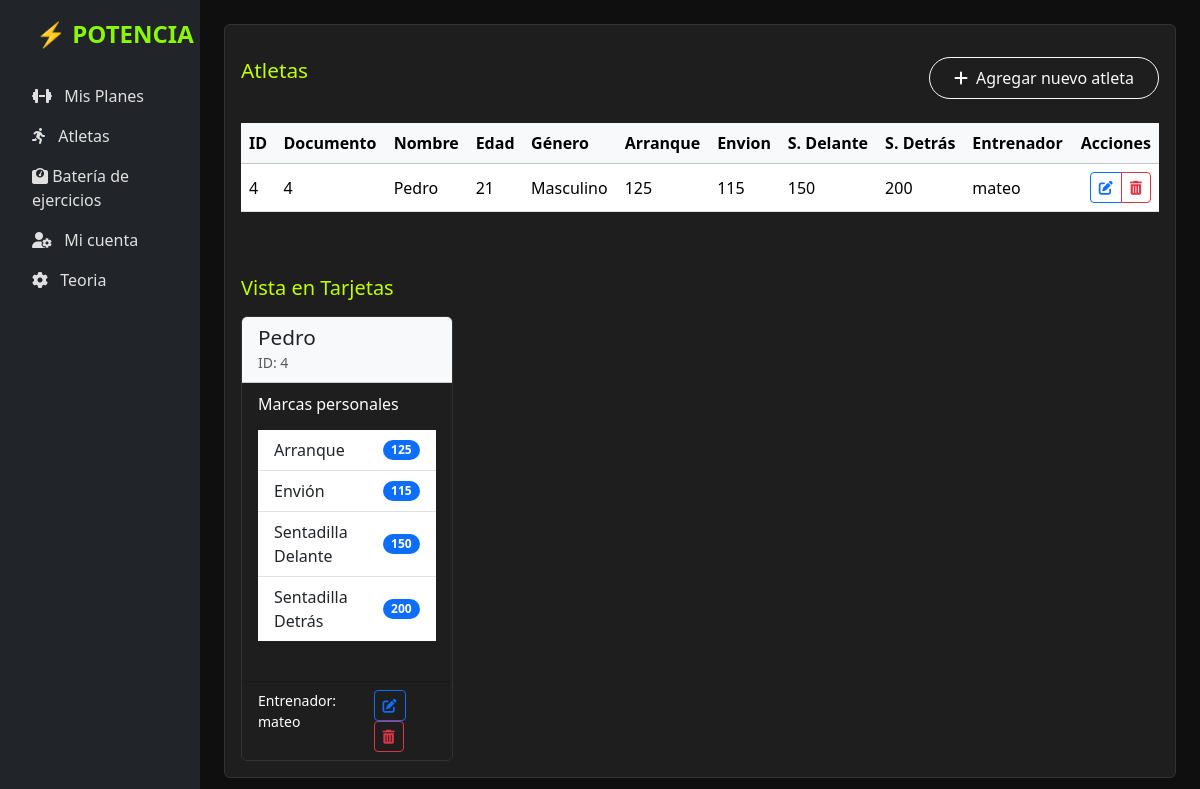
The app's page /atletas/ (signed in) with its own data.
### potencia/models.py (models this page shows, shortened)
class Atletas(models.Model):
    id = models.AutoField(primary_key=True)
    documento = models.CharField(unique=True, max_length=100)
    nombre = models.CharField(max_length=100)
    edad = models.PositiveSmallIntegerField()
    generos_lista = [("Masculino", "Masculino"), ("Femenino", "Femenino")]
    genero = models.CharField(max_length=10, choices=generos_lista)
    arranque = models.CharField(max_length=3)
    envion = models.CharField(max_length=3)
    sentadilla_delante = models.CharField(max_length=3)
    sentadilla_detras = models.CharField(max_length=3)
    entrenador = models.ForeignKey(
        Entrenadores,
        on_delete=models.SET_NULL,
        null=True,
        blank=True,
        related_name='atletas'
    )

class Entrenadores(models.Model):
    user = models.OneToOneField(User, on_delete=models.CASCADE)
    nombre = models.CharField(max_length=101)
    edad = models.PositiveSmallIntegerField()
    generos_lista = [("Masculino", "Masculino"), ("Femenino", "Femenino")]
    genero = models.CharField(max_length=10, choices=generos_lista)
    def __str__(self):
        return self.nombre

### potencia/views.py (the view)
# urls.py: path('atletas/', views.atletas, name='atletas'),
@login_required
def atletas(request):
    entrenador = request.user.entrenadores
    atletas = entrenador.atletas.all()
    form = AtletaForm(request.POST or None)
    if request.method == 'POST' and form.is_valid():
        form.save()
        return redirect('atletas')
    return render(request, 'atletas.html', {
        'atletas': atletas,
        'form': form,
        'editing': False
    })

### potencia/templates/atletas.html (shortened to what this page needs)
{% extends "base.html" %}
{% block contenido %}
<div class="card">
    <div class="card-body">
        <div class="d-flex justify-content-between align-items-center mb-4">
            <h4 class="card-title mb-0 label-color-fff">Atletas</h4>
            <div class="mt-3">
                <button type="button" class="btn btn-outline-light rounded-pill px-4 py-2" data-bs-toggle="modal"
                    data-bs-target="#datosAtletaModal">
                    <i class="fas fa-plus me-2"></i>Agregar nuevo atleta
                </button>
            </div>
        </div>
        <div class="table-responsive">
            <table class="table table-hover align-middle w-100">
                <thead class="table-light">
                    <tr>
                        <th>ID</th>
                        <th>Documento</th>
                        <th>Nombre</th>
                        <th>Edad</th>
                        <th>Género</th>
                        <th>Arranque</th>
                        <th>Envion</th>
                        <th>S. Delante</th>
                        <th>S. Detrás</th>
                        <th>Entrenador</th>
                        <th class="text-end">Acciones</th>
                    </tr>
                </thead>
                <tbody>
                    {% for atleta in atletas %}
                    <tr>
                        <td>{{ atleta.id }}</td>
                        <td>{{ atleta.documento }}</td>
                        <td>{{ atleta.nombre }}</td>
                        <td>{{ atleta.edad }}</td>
                        <td>{{ atleta.genero }}</td>
                        <td>{{ atleta.arranque }}</td>
                        <td>{{ atleta.envion }}</td>
                        <td>{{ atleta.sentadilla_delante }}</td>
                        <td>{{ atleta.sentadilla_detras }}</td>
                        <td>
                            {% if atleta.entrenador %}
                                {{ atleta.entrenador.nombre }}
                            {% else %}
                                <span class="text-muted">Sin asignar</span>
                            {% endif %}
                        </td>
                        <td class="text-end">
                            <div class="btn-group" role="group">
                                <a href="{% url 'editar_atleta' atleta.id %}" class="btn btn-sm btn-outline-primary">
                                    <i class="fas fa-edit"></i>
                                </a>
                                <a href="{% url 'eliminar_atleta' atleta.id %}" class="btn btn-sm btn-outline-danger">
                                    <i class="fas fa-trash-alt"></i>
                                </a>
                            </div>
                        </td>
                    </tr>
                    {% endfor %}
                </tbody>
            </table>
        </div>
        <h5 class="mt-5 mb-3 label-color-fff">Vista en Tarjetas</h5>
        <div class="row row-cols-1 row-cols-md-2 row-cols-lg-3 row-cols-xl-4 g-4">
            {% for atleta in atletas %}
            <div class="col">
                <div class="card h-100">
                    <div class="card-header bg-light">
                        <h5 class="card-title mb-0">{{ atleta.nombre }}</h5>
                        <small class="text-muted">ID: {{ atleta.id }}</small>
                    </div>
                    <div class="card-body">
                        <h6 class="card-subtitle mb-3 label-color-w">Marcas personales</h6>
                        <ul class="list-group list-group-flush">
                            <li class="list-group-item d-flex justify-content-between align-items-center">
                                Arranque
                                <span class="badge bg-primary rounded-pill">{{ atleta.arranque }}</span>
                            </li>
                            <li class="list-group-item d-flex justify-content-between align-items-center">
                                Envión
                                <span class="badge bg-primary rounded-pill">{{ atleta.envion }}</span>
                            </li>
                            <li class="list-group-item d-flex justify-content-between align-items-center">
                                Sentadilla Delante
                                <span class="badge bg-primary rounded-pill">{{ atleta.sentadilla_delante }}</span>
                            </li>
                            <li class="list-group-item d-flex justify-content-between align-items-center">
                                Sentadilla Detrás
                                <span class="badge bg-primary rounded-pill">{{ atleta.sentadilla_detras }}</span>
                            </li>
                        </ul>
                    </div>
                    <div class="card-footer bg-transparent">
                        <div class="d-flex justify-content-between">
                            <small class="label-color-w">
                                {% if atleta.entrenador %}
                                    Entrenador: {{ atleta.entrenador.nombre }}
                                {% else %}
                                    Sin entrenador
                                {% endif %}
                            </small>
                            <div>
                                <a href="{% url 'editar_atleta' atleta.id %}" class="btn btn-sm btn-outline-primary">
                                    <i class="fas fa-edit"></i>
                                </a>
                                <a href="{% url 'eliminar_atleta' atleta.id %}" class="btn btn-sm btn-outline-danger">
                                    <i class="fas fa-trash-alt"></i>
                                </a>
                            </div>
                        </div>
                    </div>
                </div>
            </div>
            {% endfor %}
        </div>
    </div>
</div>
{% endblock %}

### potencia/static/css/style_home.css (style rules this page uses)
body { background-color: #000208d5; }
.card { background-color: #1e1e1e; border: 1px solid #333; }
.label-color-fff { color: #bfff00; }
.label-color-w { color: #fff; }

### potencia/static/css/style_teoria.css (style rules this page uses)
body { background-color: #0f0f0f; color: #fff; }
.card-title { font-size: 1.3rem; margin-bottom: 0.75rem; display: flex; align-items: center; }

### potencia/templates/base.html (style rules this page uses)
.card { margin-bottom: 1.5rem; }

### records on screen
Atletas: id "4", documento "4", nombre "Pedro", edad "21", genero "Masculino", arranque "125", envion "115", sentadilla_delante "150", sentadilla_detras "200", entrenador.nombre "mateo"
